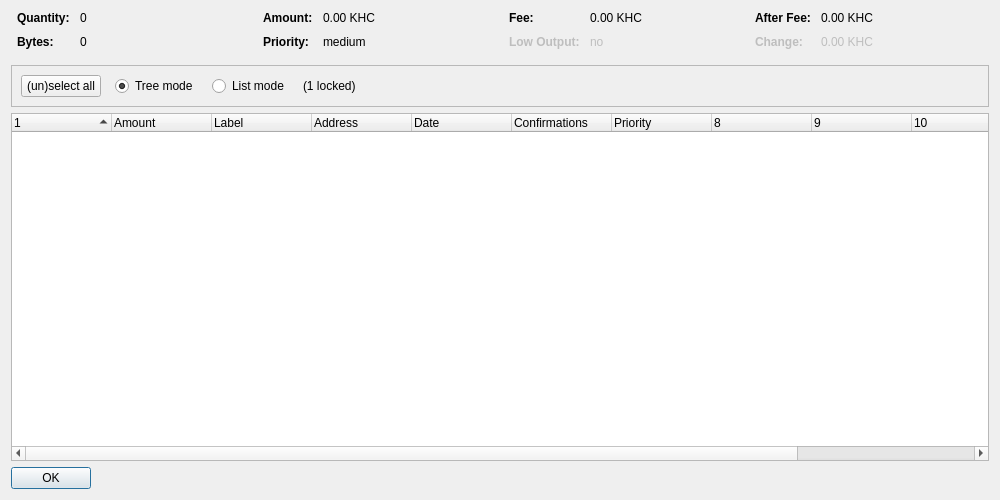
<?xml version="1.0" encoding="UTF-8"?>
<ui version="4.0">
 <class>CoinControlDialog</class>
 <widget class="QDialog" name="CoinControlDialog">
  <property name="geometry">
   <rect>
    <x>0</x>
    <y>0</y>
    <width>1000</width>
    <height>500</height>
   </rect>
  </property>
  <property name="windowTitle">
   <string>Coin Control Address Selection</string>
  </property>
  <layout class="QVBoxLayout" name="verticalLayout">
   <item>
    <layout class="QHBoxLayout" name="horizontalLayoutTop" stretch="0,0,0,0">
     <property name="topMargin">
      <number>0</number>
     </property>
     <property name="bottomMargin">
      <number>10</number>
     </property>
     <item>
      <layout class="QFormLayout" name="formLayoutCoinControl1">
       <property name="horizontalSpacing">
        <number>10</number>
       </property>
       <property name="verticalSpacing">
        <number>10</number>
       </property>
       <property name="leftMargin">
        <number>6</number>
       </property>
       <property name="rightMargin">
        <number>6</number>
       </property>
       <item row="0" column="0">
        <widget class="QLabel" name="labelCoinControlQuantityText">
         <property name="font">
          <font>
           <weight>75</weight>
           <bold>true</bold>
          </font>
         </property>
         <property name="text">
          <string>Quantity:</string>
         </property>
        </widget>
       </item>
       <item row="0" column="1">
        <widget class="QLabel" name="labelCoinControlQuantity">
         <property name="cursor">
          <cursorShape>IBeamCursor</cursorShape>
         </property>
         <property name="contextMenuPolicy">
          <enum>Qt::ActionsContextMenu</enum>
         </property>
         <property name="text">
          <string notr="true">0</string>
         </property>
         <property name="textInteractionFlags">
          <set>Qt::LinksAccessibleByMouse|Qt::TextSelectableByKeyboard|Qt::TextSelectableByMouse</set>
         </property>
        </widget>
       </item>
       <item row="1" column="0">
        <widget class="QLabel" name="labelCoinControlBytesText">
         <property name="font">
          <font>
           <weight>75</weight>
           <bold>true</bold>
          </font>
         </property>
         <property name="text">
          <string>Bytes:</string>
         </property>
        </widget>
       </item>
       <item row="1" column="1">
        <widget class="QLabel" name="labelCoinControlBytes">
         <property name="cursor">
          <cursorShape>IBeamCursor</cursorShape>
         </property>
         <property name="contextMenuPolicy">
          <enum>Qt::ActionsContextMenu</enum>
         </property>
         <property name="text">
          <string notr="true">0</string>
         </property>
         <property name="textInteractionFlags">
          <set>Qt::LinksAccessibleByMouse|Qt::TextSelectableByKeyboard|Qt::TextSelectableByMouse</set>
         </property>
        </widget>
       </item>
      </layout>
     </item>
     <item>
      <layout class="QFormLayout" name="formLayoutCoinControl2">
       <property name="horizontalSpacing">
        <number>10</number>
       </property>
       <property name="verticalSpacing">
        <number>10</number>
       </property>
       <property name="leftMargin">
        <number>6</number>
       </property>
       <property name="rightMargin">
        <number>6</number>
       </property>
       <item row="0" column="0">
        <widget class="QLabel" name="labelCoinControlAmountText">
         <property name="font">
          <font>
           <weight>75</weight>
           <bold>true</bold>
          </font>
         </property>
         <property name="text">
          <string>Amount:</string>
         </property>
        </widget>
       </item>
       <item row="0" column="1">
        <widget class="QLabel" name="labelCoinControlAmount">
         <property name="cursor">
          <cursorShape>IBeamCursor</cursorShape>
         </property>
         <property name="contextMenuPolicy">
          <enum>Qt::ActionsContextMenu</enum>
         </property>
         <property name="text">
          <string notr="true">0.00 KHC</string>
         </property>
         <property name="textInteractionFlags">
          <set>Qt::LinksAccessibleByMouse|Qt::TextSelectableByKeyboard|Qt::TextSelectableByMouse</set>
         </property>
        </widget>
       </item>
       <item row="1" column="0">
        <widget class="QLabel" name="labelCoinControlPriorityText">
         <property name="font">
          <font>
           <weight>75</weight>
           <bold>true</bold>
          </font>
         </property>
         <property name="text">
          <string>Priority:</string>
         </property>
        </widget>
       </item>
       <item row="1" column="1">
        <widget class="QLabel" name="labelCoinControlPriority">
         <property name="cursor">
          <cursorShape>IBeamCursor</cursorShape>
         </property>
         <property name="contextMenuPolicy">
          <enum>Qt::ActionsContextMenu</enum>
         </property>
         <property name="text">
          <string notr="true">medium</string>
         </property>
         <property name="textInteractionFlags">
          <set>Qt::LinksAccessibleByMouse|Qt::TextSelectableByKeyboard|Qt::TextSelectableByMouse</set>
         </property>
        </widget>
       </item>
      </layout>
     </item>
     <item>
      <layout class="QFormLayout" name="formLayoutCoinControl3">
       <property name="horizontalSpacing">
        <number>10</number>
       </property>
       <property name="verticalSpacing">
        <number>10</number>
       </property>
       <property name="leftMargin">
        <number>6</number>
       </property>
       <property name="rightMargin">
        <number>6</number>
       </property>
       <item row="0" column="0">
        <widget class="QLabel" name="labelCoinControlFeeText">
         <property name="font">
          <font>
           <weight>75</weight>
           <bold>true</bold>
          </font>
         </property>
         <property name="text">
          <string>Fee:</string>
         </property>
        </widget>
       </item>
       <item row="0" column="1">
        <widget class="QLabel" name="labelCoinControlFee">
         <property name="cursor">
          <cursorShape>IBeamCursor</cursorShape>
         </property>
         <property name="contextMenuPolicy">
          <enum>Qt::ActionsContextMenu</enum>
         </property>
         <property name="text">
          <string notr="true">0.00 KHC</string>
         </property>
         <property name="textInteractionFlags">
          <set>Qt::LinksAccessibleByMouse|Qt::TextSelectableByKeyboard|Qt::TextSelectableByMouse</set>
         </property>
        </widget>
       </item>
       <item row="1" column="0">
        <widget class="QLabel" name="labelCoinControlLowOutputText">
         <property name="enabled">
          <bool>false</bool>
         </property>
         <property name="font">
          <font>
           <weight>75</weight>
           <bold>true</bold>
          </font>
         </property>
         <property name="text">
          <string>Low Output:</string>
         </property>
        </widget>
       </item>
       <item row="1" column="1">
        <widget class="QLabel" name="labelCoinControlLowOutput">
         <property name="enabled">
          <bool>false</bool>
         </property>
         <property name="cursor">
          <cursorShape>IBeamCursor</cursorShape>
         </property>
         <property name="contextMenuPolicy">
          <enum>Qt::ActionsContextMenu</enum>
         </property>
         <property name="text">
          <string notr="true">no</string>
         </property>
         <property name="textInteractionFlags">
          <set>Qt::LinksAccessibleByMouse|Qt::TextSelectableByKeyboard|Qt::TextSelectableByMouse</set>
         </property>
        </widget>
       </item>
      </layout>
     </item>
     <item>
      <layout class="QFormLayout" name="formLayoutCoinControl4">
       <property name="horizontalSpacing">
        <number>10</number>
       </property>
       <property name="verticalSpacing">
        <number>10</number>
       </property>
       <property name="leftMargin">
        <number>6</number>
       </property>
       <property name="rightMargin">
        <number>6</number>
       </property>
       <item row="0" column="0">
        <widget class="QLabel" name="labelCoinControlAfterFeeText">
         <property name="font">
          <font>
           <weight>75</weight>
           <bold>true</bold>
          </font>
         </property>
         <property name="text">
          <string>After Fee:</string>
         </property>
        </widget>
       </item>
       <item row="0" column="1">
        <widget class="QLabel" name="labelCoinControlAfterFee">
         <property name="cursor">
          <cursorShape>IBeamCursor</cursorShape>
         </property>
         <property name="contextMenuPolicy">
          <enum>Qt::ActionsContextMenu</enum>
         </property>
         <property name="text">
          <string notr="true">0.00 KHC</string>
         </property>
         <property name="textInteractionFlags">
          <set>Qt::LinksAccessibleByMouse|Qt::TextSelectableByKeyboard|Qt::TextSelectableByMouse</set>
         </property>
        </widget>
       </item>
       <item row="1" column="0">
        <widget class="QLabel" name="labelCoinControlChangeText">
         <property name="enabled">
          <bool>false</bool>
         </property>
         <property name="font">
          <font>
           <weight>75</weight>
           <bold>true</bold>
          </font>
         </property>
         <property name="text">
          <string>Change:</string>
         </property>
        </widget>
       </item>
       <item row="1" column="1">
        <widget class="QLabel" name="labelCoinControlChange">
         <property name="enabled">
          <bool>false</bool>
         </property>
         <property name="cursor">
          <cursorShape>IBeamCursor</cursorShape>
         </property>
         <property name="contextMenuPolicy">
          <enum>Qt::ActionsContextMenu</enum>
         </property>
         <property name="text">
          <string notr="true">0.00 KHC</string>
         </property>
         <property name="textInteractionFlags">
          <set>Qt::LinksAccessibleByMouse|Qt::TextSelectableByKeyboard|Qt::TextSelectableByMouse</set>
         </property>
        </widget>
       </item>
      </layout>
     </item>
    </layout>
   </item>
   <item>
    <widget class="QFrame" name="frame">
     <property name="minimumSize">
      <size>
       <width>0</width>
       <height>40</height>
      </size>
     </property>
     <property name="frameShape">
      <enum>QFrame::StyledPanel</enum>
     </property>
     <property name="frameShadow">
      <enum>QFrame::Sunken</enum>
     </property>
     <layout class="QHBoxLayout" name="horizontalLayout">
      <item>
       <layout class="QHBoxLayout" name="horizontalLayoutPanel" stretch="0,0,0,0,0">
        <property name="spacing">
         <number>14</number>
        </property>
        <item>
         <widget class="QPushButton" name="pushButtonSelectAll">
          <property name="sizePolicy">
           <sizepolicy hsizetype="Maximum" vsizetype="Fixed">
            <horstretch>0</horstretch>
            <verstretch>0</verstretch>
           </sizepolicy>
          </property>
          <property name="text">
           <string>(un)select all</string>
          </property>
         </widget>
        </item>
        <item>
         <widget class="QRadioButton" name="radioTreeMode">
          <property name="sizePolicy">
           <sizepolicy hsizetype="Maximum" vsizetype="Fixed">
            <horstretch>0</horstretch>
            <verstretch>0</verstretch>
           </sizepolicy>
          </property>
          <property name="text">
           <string>Tree mode</string>
          </property>
          <property name="checked">
           <bool>true</bool>
          </property>
         </widget>
        </item>
        <item>
         <widget class="QRadioButton" name="radioListMode">
          <property name="sizePolicy">
           <sizepolicy hsizetype="Maximum" vsizetype="Fixed">
            <horstretch>0</horstretch>
            <verstretch>0</verstretch>
           </sizepolicy>
          </property>
          <property name="text">
           <string>List mode</string>
          </property>
         </widget>
        </item>
        <item>
         <widget class="QLabel" name="labelLocked">
          <property name="text">
           <string notr="true">(1 locked)</string>
          </property>
         </widget>
        </item>
        <item>
         <spacer name="horizontalSpacer">
          <property name="orientation">
           <enum>Qt::Horizontal</enum>
          </property>
          <property name="sizeHint" stdset="0">
           <size>
            <width>40</width>
            <height>20</height>
           </size>
          </property>
         </spacer>
        </item>
       </layout>
      </item>
     </layout>
    </widget>
   </item>
   <item>
    <widget class="CoinControlTreeWidget" name="treeWidget">
     <property name="contextMenuPolicy">
      <enum>Qt::CustomContextMenu</enum>
     </property>
     <property name="sortingEnabled">
      <bool>false</bool>
     </property>
     <property name="columnCount">
      <number>12</number>
     </property>
     <attribute name="headerShowSortIndicator" stdset="0">
      <bool>true</bool>
     </attribute>
     <attribute name="headerStretchLastSection">
      <bool>false</bool>
     </attribute>
     <column>
      <property name="text">
       <string/>
      </property>
     </column>
     <column>
      <property name="text">
       <string>Amount</string>
      </property>
     </column>
     <column>
      <property name="text">
       <string notr="true">Label</string>
      </property>
     </column>
     <column>
      <property name="text">
       <string>Address</string>
      </property>
     </column>
     <column>
      <property name="text">
       <string>Date</string>
      </property>
     </column>
     <column>
      <property name="text">
       <string>Confirmations</string>
      </property>
      <property name="toolTip">
       <string>Confirmed</string>
      </property>
     </column>
     <column>
      <property name="text">
       <string>Priority</string>
      </property>
     </column>
     <column>
      <property name="text">
       <string/>
      </property>
     </column>
     <column>
      <property name="text">
       <string/>
      </property>
     </column>
     <column>
      <property name="text">
       <string/>
      </property>
     </column>
     <column>
      <property name="text">
       <string/>
      </property>
     </column>
     <column>
      <property name="text">
       <string/>
      </property>
     </column>
    </widget>
   </item>
   <item>
    <widget class="QDialogButtonBox" name="buttonBox">
     <property name="sizePolicy">
      <sizepolicy hsizetype="Maximum" vsizetype="Fixed">
       <horstretch>0</horstretch>
       <verstretch>0</verstretch>
      </sizepolicy>
     </property>
     <property name="orientation">
      <enum>Qt::Horizontal</enum>
     </property>
     <property name="standardButtons">
      <set>QDialogButtonBox::Ok</set>
     </property>
    </widget>
   </item>
  </layout>
 </widget>
 <customwidgets>
  <customwidget>
   <class>CoinControlTreeWidget</class>
   <extends>QTreeWidget</extends>
   <header>coincontroltreewidget.h</header>
  </customwidget>
 </customwidgets>
 <resources/>
 <connections/>
</ui>
